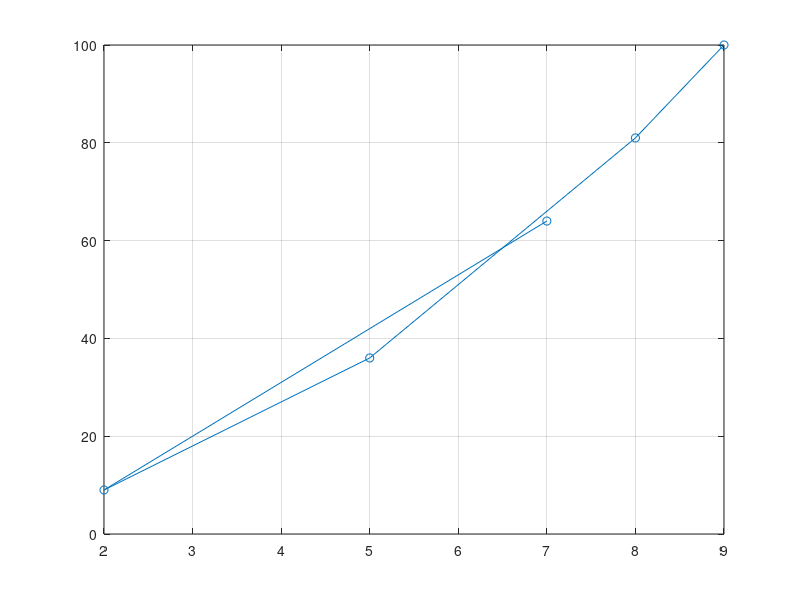

MATLAB code for this plot:
%Given:
%x = (7,2,5,8,9)
%y = 2x + 1 + x²
% Approach
%Evaluate function.

clc; clear;

x = [7 2 5 8 9];
y = 2*x + 1 + x.^2;

disp('y values:')
disp(y)

plot(x,y,'o-')
grid on
